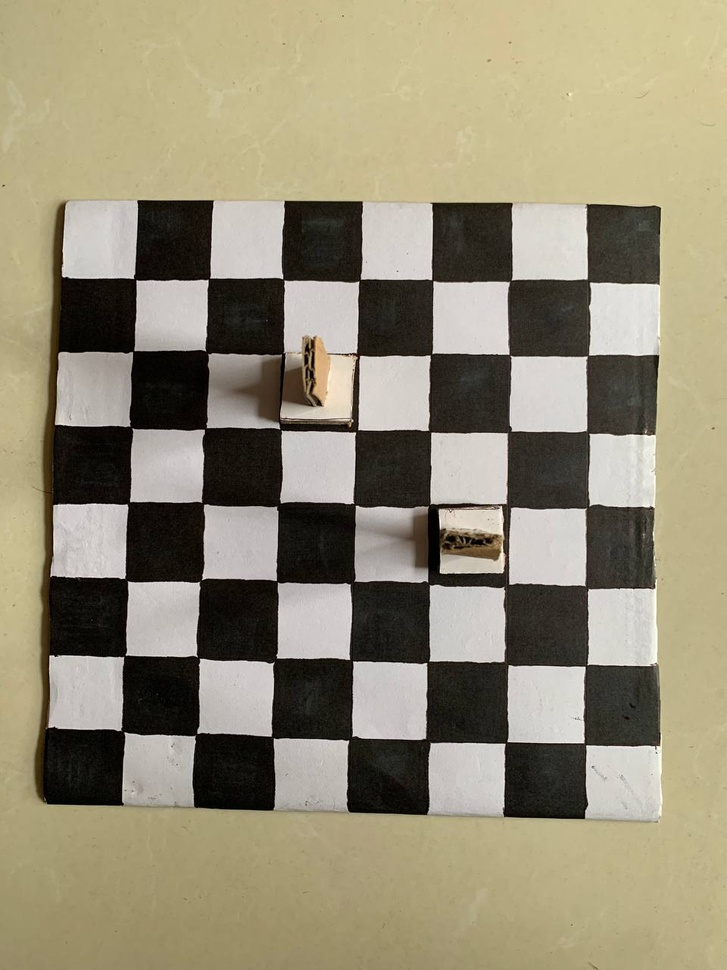
#> input picture robotic_arm_practice/move_1.jpg, 727 x 970 px, shrunk from 960 x 1280 before the run, found by its file name
$ python diff_04.py
#> lines starting #> are read from the running program, lines starting #| are printed output that depends on the picture; after the words box and inside, x2 and y2 are one past the last pixel; in counts of white or black regions, pixels touching at a corner belong together
import cv2
import numpy as np

def preprocess_image(image):
    """Convert to grayscale, apply thresholding, and remove noise"""
    if image is None:
        raise ValueError("Failed to load image")

    gray = cv2.cvtColor(image, cv2.COLOR_BGR2GRAY)
    blurred = cv2.GaussianBlur(gray, (7, 7), 0)

    thresh = cv2.adaptiveThreshold(
        blurred,
        255,
        cv2.ADAPTIVE_THRESH_GAUSSIAN_C,
        cv2.THRESH_BINARY_INV,
        11,
        2
    )

    kernel = np.ones((3,3), np.uint8)
    thresh = cv2.morphologyEx(thresh, cv2.MORPH_CLOSE, kernel)

    return thresh

def get_piece_positions(image):
    """Get positions of pieces in a single image"""
    # Find contours in the image
    contours, _ = cv2.findContours(image, cv2.RETR_EXTERNAL, cv2.CHAIN_APPROX_SIMPLE)

    positions = []
    min_area = 100

    for cnt in contours:
        area = cv2.contourArea(cnt)
        if area > min_area:
            M = cv2.moments(cnt)
            if M["m00"] != 0:
                center_x = int(M["m10"] / M["m00"])
                center_y = int(M["m01"] / M["m00"])
                positions.append((center_x, center_y))

    return positions

def map_position_to_square(position, image_shape, grid_size=4):
    """Converts detected (x, y) positions to chess squares"""
    x, y = position
    img_height, img_width = image_shape

    cell_width = img_width / grid_size
    cell_height = img_height / grid_size

    cell_x = int(x / cell_width)
    cell_y = int(y / cell_height)

    cell_x = max(0, min(cell_x, grid_size - 1))
    cell_y = max(0, min(cell_y, grid_size - 1))

    cols = ['a', 'b', 'c', 'd']
    rows = ['8', '7', '6', '5']

    try:
        notation = f"{cols[cell_x]}{rows[cell_y]}"
        return notation
    except IndexError:
        return "??"

def find_unique_positions(pos1, pos2):
    """Find positions that appear in only one of the lists"""
    set1 = set(pos1)
    set2 = set(pos2)
    return list(set1 - set2), list(set2 - set1)

def detect_chess_move(image1_path, image2_path):
    """Main function to detect chess move from two images"""
    # Load Images
    img1 = cv2.imread(image1_path)
#> img1 is the input picture: shape (970, 727, 3); mean B, G, R 117.6, 140.5, 148.1
    img2 = cv2.imread(image2_path)
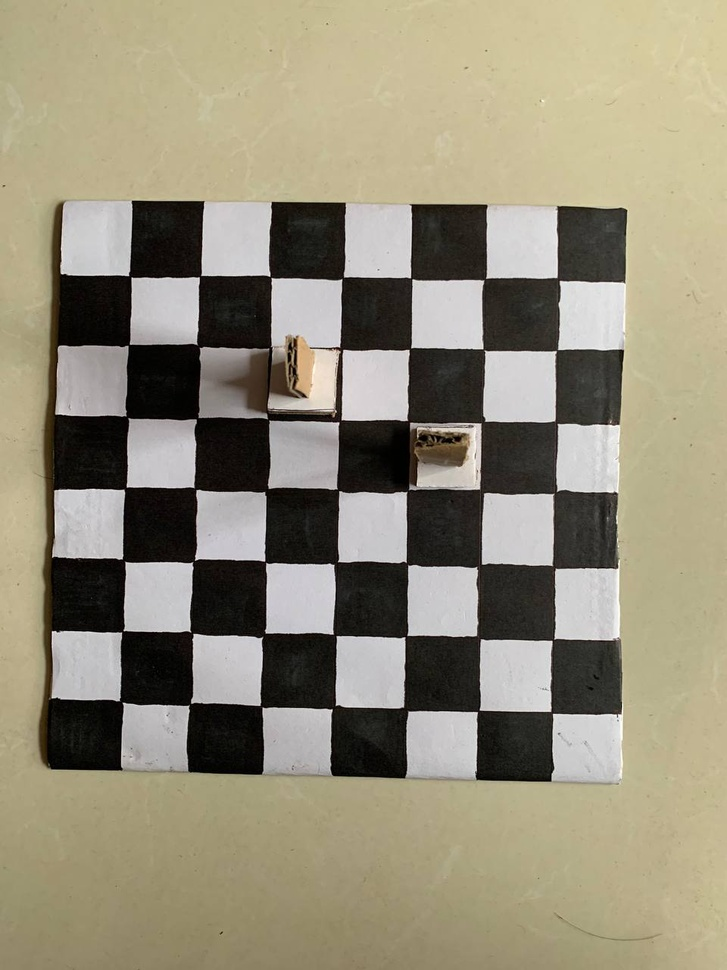
#> input picture robotic_arm_practice/move_2.jpg, 727 x 970 px, shrunk from 960 x 1280 before the run, found by its file name
#> img2 is the input picture: shape (970, 727, 3); mean B, G, R 121.1, 141.3, 148

    if img1 is None or img2 is None:
        return "Error: Failed to load images"

    if img1.shape != img2.shape:
        return "Error: Images have different dimensions"

    try:
        # Preprocess both images
        proc1 = preprocess_image(img1)
#> in preprocess_image, `gray = cv2.cvtColor(image, cv2.COLOR_BGR2GRAY)`:
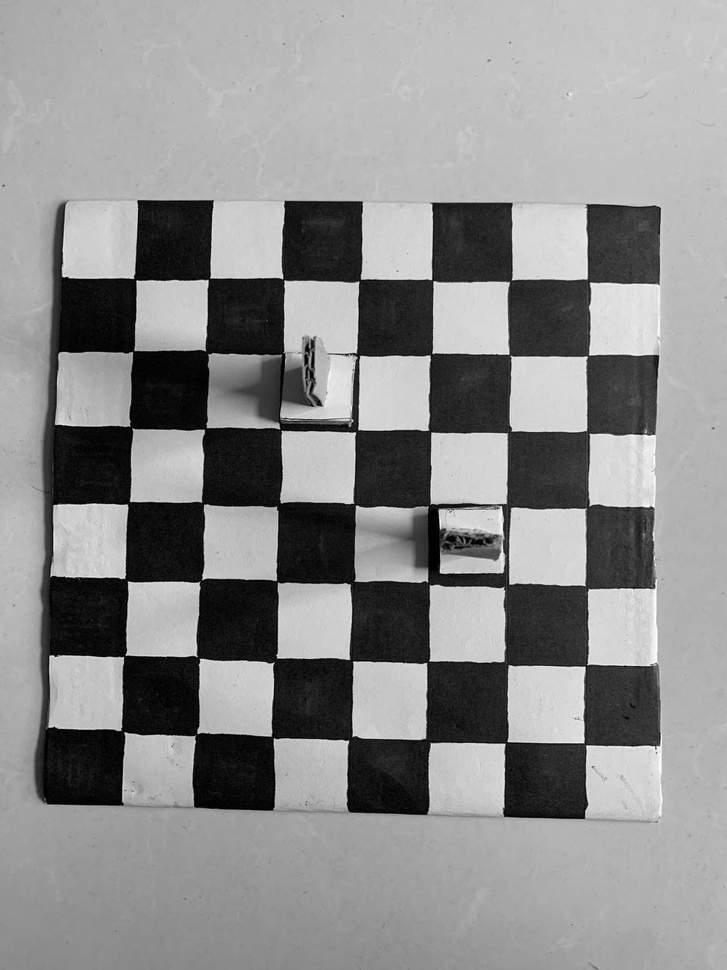
#> gray: shape (970, 727); min 0, max 254, mean 140.1
#> in preprocess_image, `thresh = cv2.adaptiveThreshold( blurred, 255, cv2.ADAPTIVE_THRESH_GAUS..`:
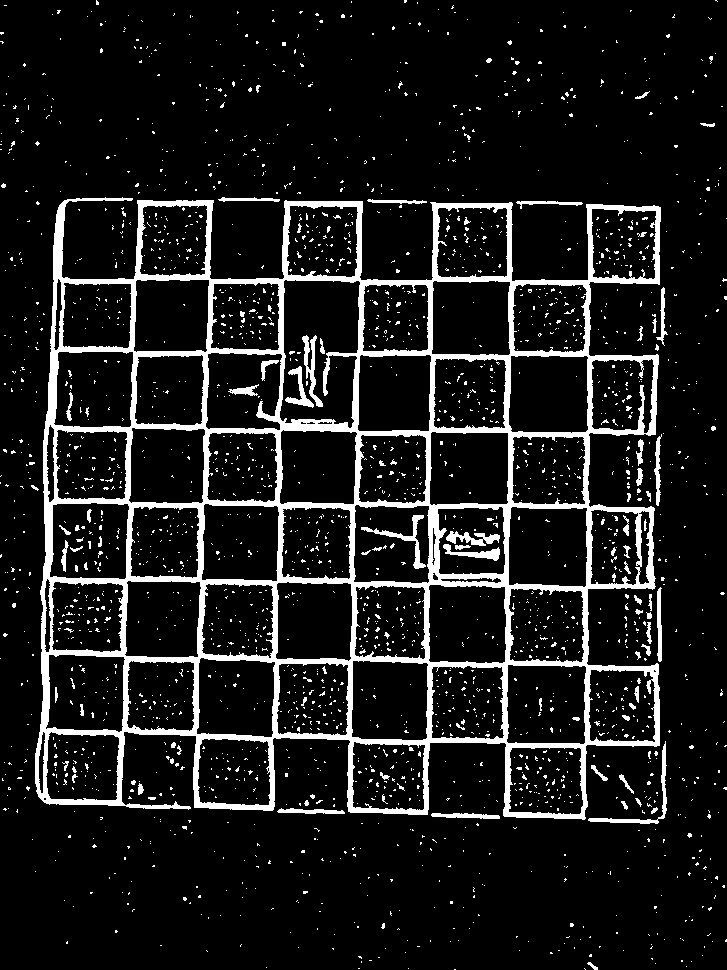
#> thresh: shape (970, 727); 10.5% white; 2432 white regions (2340 under 20 px), largest, box (x1, y1, x2, y2) and area: (35, 197, 661, 820) 56954, (588, 741, 667, 824) 568, (361, 515, 426, 569) 509
#> in preprocess_image, `thresh = cv2.morphologyEx(thresh, cv2.MORPH_CLOSE, kernel)`: thresh: shape (970, 727); 10.8% white; 2113 white regions (2010 under 20 px), largest, box (x1, y1, x2, y2) and area: (35, 197, 662, 820) 60638, (443, 529, 500, 561) 883, (588, 741, 667, 824) 573
        proc2 = preprocess_image(img2)
#> in preprocess_image (call 2), `gray = cv2.cvtColor(image, cv2.COLOR_BGR2GRAY)`:
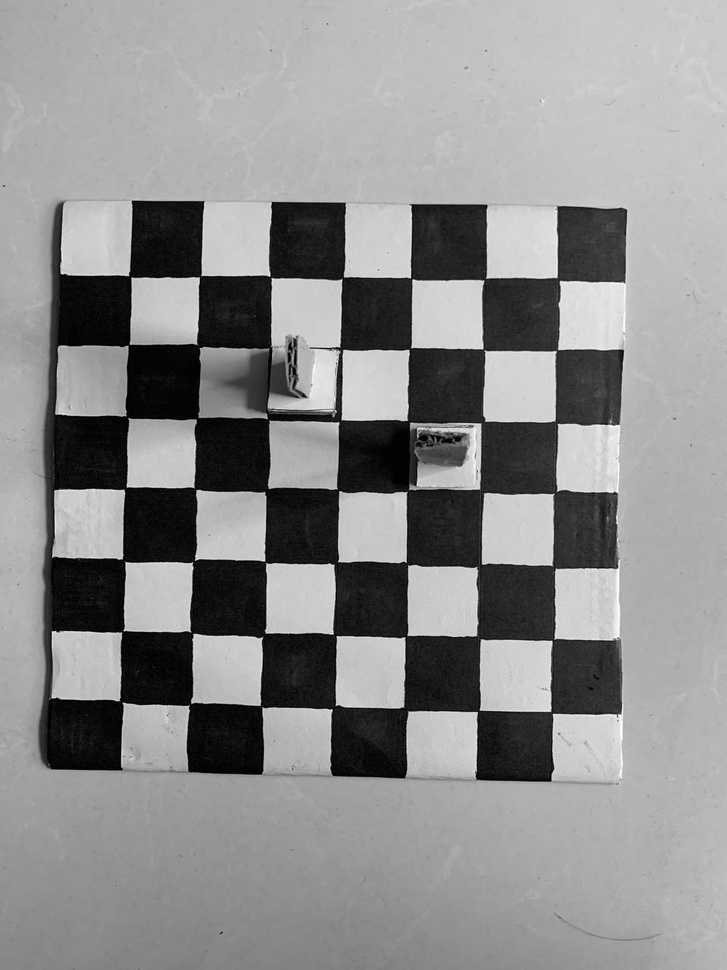
#> gray: shape (970, 727); min 0, max 254, mean 141.1
#> in preprocess_image (call 2), `thresh = cv2.adaptiveThreshold( blurred, 255, cv2.ADAPTIVE_THRESH_GAUS..`:
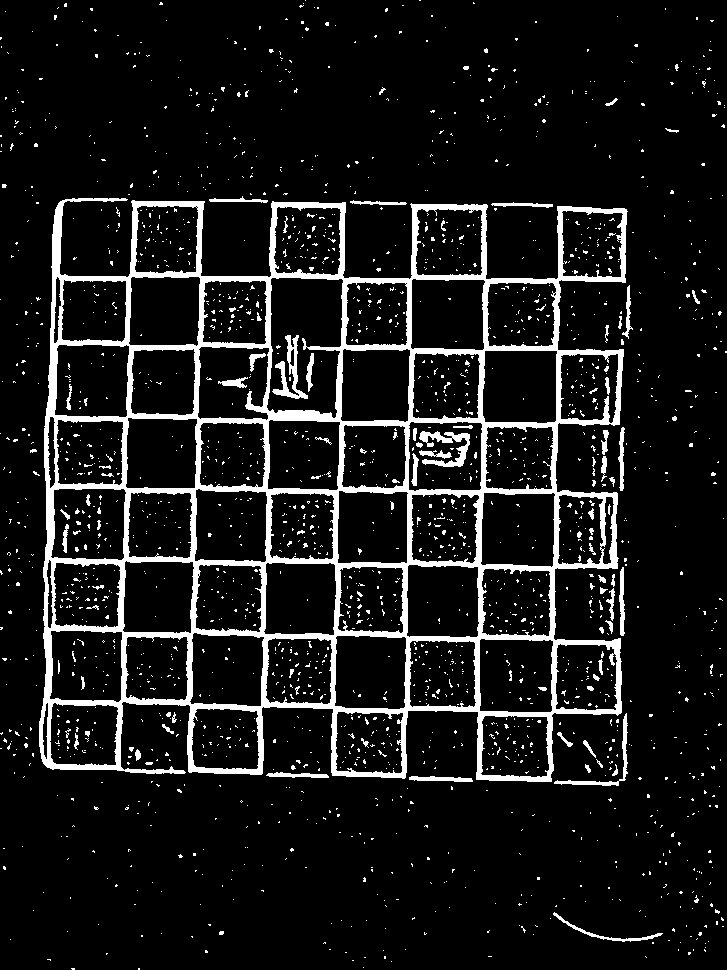
#> thresh: shape (970, 727); 9.6% white; 2068 white regions (1975 under 20 px), largest, box (x1, y1, x2, y2) and area: (39, 198, 628, 782) 52019, (419, 431, 470, 467) 732, (272, 335, 308, 399) 712
#> in preprocess_image (call 2), `thresh = cv2.morphologyEx(thresh, cv2.MORPH_CLOSE, kernel)`:
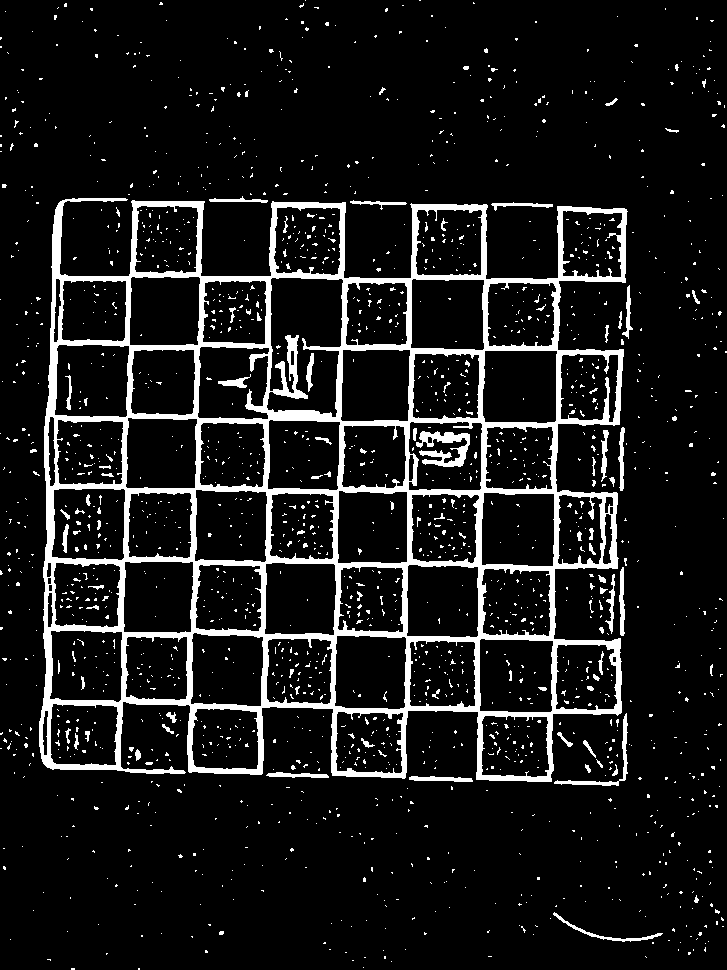
#> thresh: shape (970, 727); 9.8% white; 1798 white regions (1705 under 20 px)

        # Get piece positions in both images
        pos1 = get_piece_positions(proc1)
#> in get_piece_positions, `contours, _ = cv2.findContours(image, cv2.RETR_EXTERNAL, cv2.CHAIN_APP..`: contours = 842 contours, 818 with area under 20; largest, box (x1, y1, x2, y2) and area: (35, 197, 662, 820) 313644, (588, 741, 667, 824) 420, (431, 813, 500, 819) 222, (654, 434, 662, 506) 214, (277, 808, 345, 814) 198
#> the loop in get_piece_positions, `for cnt in contours:` made 842 passes
#> (area, center_x, center_y) on passes 216, 222, 317, 351, 426, 429, 496, 551, 554, 556, 557: (221.5, 465, 815), (198.5, 309, 810), (419.5, 643, 801), (103, 647, 637), (153.5, 639, 464), (213.5, 657, 470), (155.5, 662, 316), (141, 547, 202), (121, 395, 201), (119.5, 247, 199), (313644.5, 338, 511)
#> area on pass 8: 25.5
#> after the loop in get_piece_positions, `for cnt in contours:`: positions = [(465, 815), (309, 810), (643, 801), (647, 637), (639, 464), (657, 470), (662, 316), (547, 202), (395, 201), (247, 199), (338, 511)]
#> pos1 has the same summary as positions in get_piece_positions
        pos2 = get_piece_positions(proc2)
#> in get_piece_positions (call 2), `contours, _ = cv2.findContours(image, cv2.RETR_EXTERNAL, cv2.CHAIN_APP..`: contours = 803 contours, 780 with area under 20; largest, box (x1, y1, x2, y2) and area: (39, 198, 628, 782) 275798, (554, 713, 628, 786) 363, (553, 912, 663, 942) 230, (619, 567, 625, 636) 212, (409, 776, 473, 782) 198
#> the loop in get_piece_positions (call 2), `for cnt in contours:` made 803 passes
#> (area, center_x, center_y) on passes 58, 239, 244, 333, 386, 392, 447, 450, 516, 556, 559, 561: (230.5, 604, 932), (198, 440, 778), (178.5, 296, 774), (363, 606, 763), (142.5, 611, 604), (212.5, 621, 602), (156, 604, 453), (187.5, 621, 458), (144, 627, 313), (141, 520, 204), (110.5, 378, 202), (275797.5, 320, 492)
#> pos2 = [(604, 932), (440, 778), (296, 774), (606, 763), (611, 604), (621, 602), (604, 453), (621, 458), (627, 313), (520, 204), (378, 202), (320, 492), (237, 200)]

        if len(pos1) == 0 or len(pos2) == 0:
            return "Error: No pieces detected"

        # Find unique positions in each image
        unique1, unique2 = find_unique_positions(pos1, pos2)
#> in find_unique_positions, `set1 = set(pos1)`: set1 = 11 items
#> in find_unique_positions, `set2 = set(pos2)`: set2 = 13 items
#> unique1 = [(338, 511), (647, 637), (662, 316), (643, 801), (657, 470), (547, 202), (247, 199), (309, 810), (639, 464), (395, 201), (465, 815)]; unique2 = [(621, 602), (237, 200), (604, 932), (440, 778), (320, 492), (296, 774), (604, 453), (378, 202), (611, 604), (627, 313), (520, 204), (606, 763), (621, 458)]

        if len(unique1) != 1 or len(unique2) != 1:
            return f"Error: Invalid number of position changes detected ({len(unique1)}, {len(unique2)})"

        # Get chess notation for both positions
        pos1_notation = map_position_to_square(unique1[0], proc1.shape)
        pos2_notation = map_position_to_square(unique2[0], proc2.shape)

        if "?" in pos1_notation or "?" in pos2_notation:
            return "Error: Could not map positions to valid squares"

        # Compare vertical positions to determine move direction
        _, y1 = unique1[0]
        _, y2 = unique2[0]

        # If y1 is smaller (higher on board) than y2, image1 shows the starting position
        # Otherwise, image2 shows the starting position
        if y1 < y2:
            return f"{pos1_notation}{pos2_notation}"
        else:
            return f"{pos2_notation}{pos1_notation}"

    except Exception as e:
        return f"Error: {str(e)}"

def process_move(image1_path, image2_path):
    """Process and print the detected move"""
    move = detect_chess_move(image1_path, image2_path)
    print("Detected Move:", move)
#| Detected Move: Error: Invalid number of position changes detected (11, 13)
    return move

process_move("/home/sakibsibly/Desktop/robotic_arm_practice/move_1.jpg", "/home/sakibsibly/Desktop/robotic_arm_practice/move_2.jpg")
